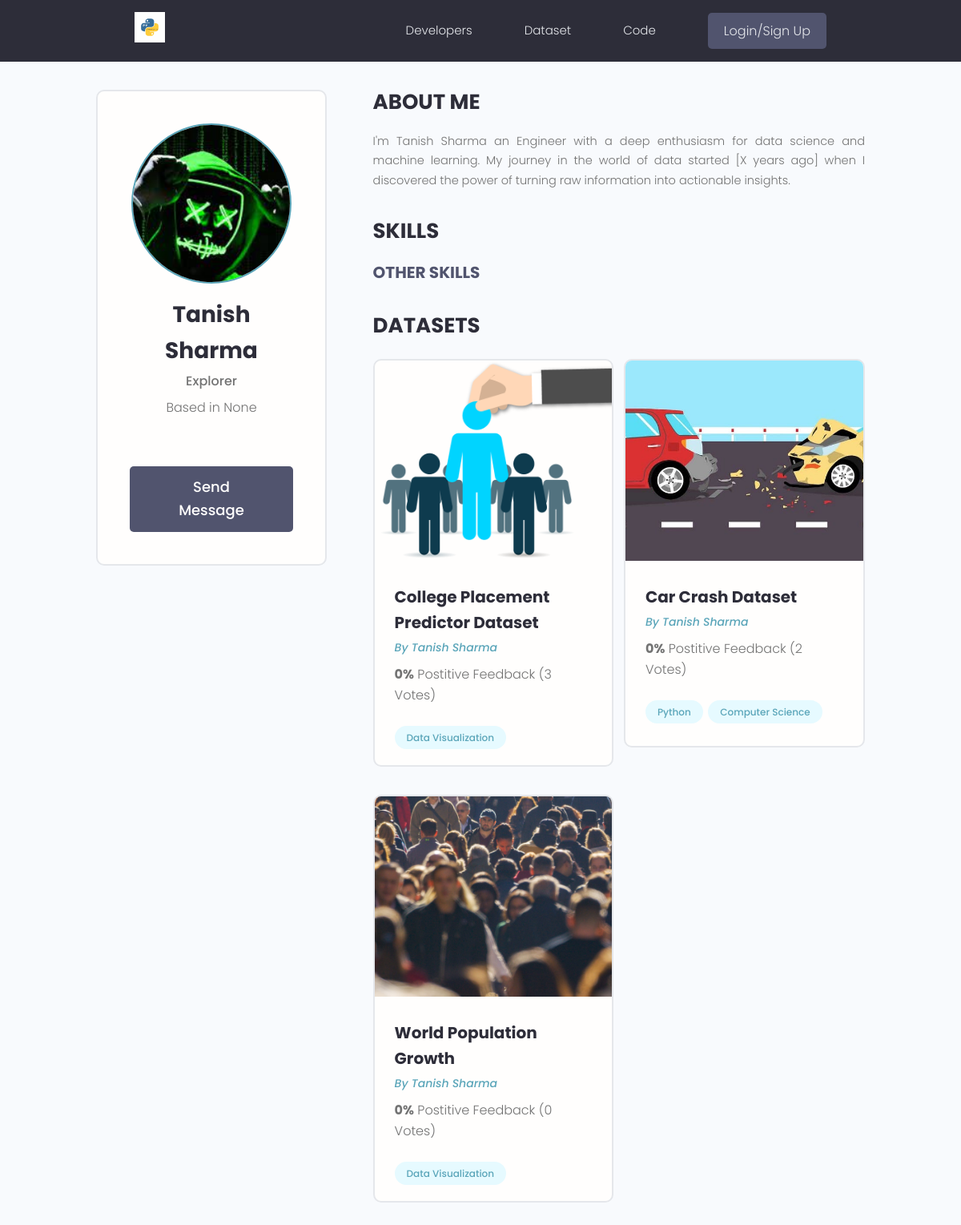
/profile/de423aa9-6fb0-40f2-9afb-f39fadffbb6d/, run on the app's committed database.
### users/models.py (models this page shows, shortened)
class Profile(models.Model):
    user = models.OneToOneField(
        User, on_delete=models.CASCADE, null=True, blank=True)
    name = models.CharField(max_length=200, blank=True, null=True)
    email = models.EmailField(max_length=500, blank=True, null=True)
    username = models.CharField(max_length=200, blank=True, null=True)
    location = models.CharField(max_length=200, blank=True, null=True)
    short_intro = models.CharField(max_length=200, blank=True, null=True)
    bio = models.TextField(blank=True, null=True)
    profile_image = models.ImageField(
        null=True, blank=True, upload_to='profiles/', default="profiles/user-default.png")
    social_github = models.CharField(max_length=200, blank=True, null=True)
    social_twitter = models.CharField(max_length=200, blank=True, null=True)
    social_linkedin = models.CharField(max_length=200, blank=True, null=True)
    social_youtube = models.CharField(max_length=200, blank=True, null=True)
    social_website = models.CharField(max_length=200, blank=True, null=True)
    created = models.DateTimeField(auto_now_add=True)
    id = models.UUIDField(default=uuid.uuid4, unique=True,
                          primary_key=True, editable=False)
    class Meta:
        ordering = ['created']
    @property
    def imageURL(self):
        try:
            url = self.profile_image.url
        except:
            url = ''
        return url

### projects/models.py (models this page shows, shortened)
class Project(models.Model):
    owner = models.ForeignKey(
        Profile, null=True, blank=True, on_delete=models.CASCADE)
    title = models.CharField(max_length=200)
    description = models.TextField(null=True, blank=True)
    featured_image = models.ImageField(
        null=True, blank=True, default="default.jpg")
    demo_link = models.CharField(max_length=2000, null=True, blank=True)
    source_link = models.CharField(max_length=2000, null=True, blank=True)
    tags = models.ManyToManyField('Tag', blank=True)
    vote_total = models.IntegerField(default=0, null=True, blank=True)
    vote_ratio = models.IntegerField(default=0, null=True, blank=True)
    created = models.DateTimeField(auto_now_add=True)
    id = models.UUIDField(default=uuid.uuid4, unique=True,
                          primary_key=True, editable=False)
    code = models.TextField(blank=True, null=True)
    class Meta:
        ordering = ['-vote_ratio', '-vote_total', 'title']
    @property
    def imageURL(self):
        try:
            url = self.featured_image.url
        except:
            url = ''
        return url

class Tag(models.Model):
    name = models.CharField(max_length=200)
    created = models.DateTimeField(auto_now_add=True)
    id = models.UUIDField(default=uuid.uuid4, unique=True,
                          primary_key=True, editable=False)
    def __str__(self):
        return self.name

### users/views.py (the view)
# urls.py: path('profile/<str:pk>/', views.userProfile, name="user-profile"),
def userProfile(request, pk):
    profile = Profile.objects.get(id=pk)
    topSkills = profile.skill_set.exclude(description__exact="")
    otherSkills = profile.skill_set.filter(description="")
    context = {'profile': profile, 'topSkills': topSkills,
               "otherSkills": otherSkills}
    return render(request, 'users/user-profile.html', context)

### users/templates/users/user-profile.html (shortened to what this page needs)
{% extends 'main.html' %}
{% block content %}
<main class="profile my-md">
    <div class="container">
        <div class="layout">
            <div class="column column--1of3">
                <div class="card text-center">
                    <div class="card__body dev">
                        <img class="avatar avatar--xl" src="{{ profile.imageURL }}" />
                        <h2 class="dev__name">{{profile.name}}</h2>
                        <p class="dev__title">{{profile.short_intro}}</p>
                        <p class="dev__location">Based in {{profile.location}}</p>
                        {% if request.user.profile.id != profile.id %}
                        <a href="{% url 'create-message' profile.id %}" class="btn btn--sub btn--lg">Send Message </a>
                        {% endif %}
                    </div>
                </div>
            </div>
            <div class="column column--2of3">
                <div class="devInfo">
                    <h3 class="devInfo__title">About Me</h3>
                    <p class="devInfo__about">{{profile.bio}}</p>
                </div>
                <div class="devInfo">
                    <h3 class="devInfo__title">Skills</h3>
                    <div class="devInfo__skills">
                        <h3 class="devInfo__subtitle">Other Skills</h3>
                    </div>
                </div>
                <div class="devInfo">
                    <h3 class="devInfo__title">Datasets</h3>
                    <div class="grid grid--two">
                        {% for project in profile.project_set.all %}
                        <div class="column">
                            <div class="card project">
                                <a href="{% url 'project' project.id %}" class="project">
                                    <img class="project__thumbnail" src="{{project.imageURL}}"
                                        alt="project thumbnail" />
                                    <div class="card__body">
                                        <h3 class="project__title">{{project.title}}</h3>
                                        <p><a class="project__author"
                                                href="{% url 'user-profile' project.owner.id %}">By
                                                {{project.owner.name}}</a>
                                        </p>
                                        <p class="project--rating">
                                            <span style="font-weight: bold;">{{project.vote_ratio}}%</span> Postitive
                                            Feedback ({{project.vote_total}} Vote{{project.vote_total|pluralize:"s"}})
                                        </p>
                                        <div class="project__tags">
                                            {% for tag in project.tags.all %}
                                            <span class="tag tag--pill tag--main">
                                                <small>{{tag}}</small>
                                            </span>
                                            {% endfor %}
                                        </div>
                                    </div>
                                </a>
                            </div>
                        </div>
                        {% endfor %}
                    </div>
                </div>
            </div>
        </div>
    </div>
</main>
{% endblock content %}

### static/styles/app.css (style rules this page uses)
:root { --color-sub: #2d2d39; }
.btn--sub { background-color: var(--color-sub-light); }
.card { border: 2px solid var(--color-light); }
img { width: 100%; }
.profile .card > .dev { padding: 4rem; }
.dev__name { color: var(--color-sub); font-size: 2.8rem; font-weight: 700; margin-top: 1rem; margin-bottom: 0.5rem; }
.dev__title { font-size: 1.6rem; font-weight: 500; line-height: 1.3; }
.dev__location { margin-top: 1rem; }
.devInfo { margin-bottom: 3rem; }
.devInfo__title, .devInfo__subtitle { font-size: 2.6rem; color: var(--color-sub); text-transform: uppercase; font-weight: 700; margin-bottom: 1.5rem; }
.devInfo__subtitle { font-size: 2rem; color: var(--color-sub-light); }
.devInfo__about, .devSkill__info { font-size: 1.45rem; line-height: 1.7; text-align: justify; }
.project__author { font-size: 1.4rem; font-style: italic; }
.project--rating { margin-bottom: 1.6em; margin-top: .5em; }
.project__thumbnail { height: 25rem; object-fit: cover; object-position: top center; }
.project__title { font-size: 2rem; font-weight: 700; color: var(--color-sub); }

### static/uikit/styles/modules/_variables.css (style rules this page uses)
:root { --color-main: #5aa5b9; --color-main-light: #e6faff; --color-sub: #3f4156; --color-sub-light: #51546e; --color-sub-lighter: #ededfd; --color-text: #737373; --color-gray: #8b8b8b; --color-light: #e5e7eb; --color-light-gray: #767676; --color-bg: #f8fafd; --color-white: #fffefd; --color-white-light: #f3f3f3; --color-success: #359e64; --color-success-bg: #def8e8; --color-error: #fc4b0b; --color-error-bg: #fff2ee; --font-base: 'Poppins', arial, helvetica, 'Segoe UI', roboto, ubuntu, sans-serif; --font-monospace: 'Fira Code', 'Courier New', courier, monospace; --font-regular: 300; --font-medium: 500; --font-bold: 700; --generic-shadow: 1px 1px 5px #00000010; --generic-transition: all 0.3s ease-in-out; }

### static/uikit/styles/modules/_base.css (style rules this page uses)
* { margin: 0; padding: 0; box-sizing: border-box; text-rendering: optimizeLegibility; color: inherit; font-size: inherit; }
html { font-size: 50%; }
@media only screen and (min-width: 480px) { html { font-size: 56.25%; } }
@media only screen and (min-width: 1200px) { html { font-size: 62.5%; } }
body { line-height: 1.6; font-weight: 400; font-size: 1.5rem; color: var(--color-text); background-color: var(--color-bg); min-height: 100vh; }

### static/uikit/styles/modules/_typography.css (style rules this page uses)
* { font-family: var(--font-base); }
h2 { font-size: 3.6rem; font-weight: var(--font-bold); }
h3 { font-size: 3.2rem; font-weight: var(--font-medium); }
p, span, strong { font-size: 1.6rem; color: var(--color-text); font-weight: var(--font-regular); }
a { padding-bottom: 2px; text-decoration: none; display: inline-block; color: var(--color-main); font-weight: var(--font-medium); }

### static/uikit/styles/modules/_utilities.css (style rules this page uses)
.container { width: 92%; max-width: 165rem; margin: 0 auto; box-sizing: border-box; }
@media screen and (min-width: 1000px) { .container { width: 90%; } }
@media screen and (min-width: 1200px) { .container { width: 80%; } }
.text-center { text-align: center; }
.my-md { margin: 3rem auto; }

### static/uikit/styles/modules/_avatar.css (style rules this page uses)
.avatar { border-radius: 50%; border: 2px solid var(--color-main); object-fit: cover; }
.avatar--xl { height: 20rem; width: 20rem; }

### static/uikit/styles/modules/_button.css (style rules this page uses)
.btn { display: inline-block; position: relative; cursor: pointer; background-color: var(--color-light); font-weight: var(--font-medium); color: var(--color-sub); text-decoration: none; padding: 1rem 2rem; border-radius: 0.5rem; border: none; width: -webkit-fit-content; width: -moz-fit-content; width: fit-content; height: -webkit-fit-content; height: -moz-fit-content; height: fit-content; font-size: 1.6rem; outline-width: 0; outline-color: transparent; -webkit-backface-visibility: hidden; backface-visibility: hidden; transition: all 0.3s ease-in-out; }
.btn--sub { background-color: var(--color-sub); color: var(--color-white); }
.btn--lg { font-size: 1.8rem; padding: 1.2rem 4.5rem; }

### static/uikit/styles/modules/_card.css (style rules this page uses)
.card { border-radius: 1rem; background-color: var(--color-white); border: 1.5px solid var(--color-light); width: auto; height: auto; margin-top: 0.5rem; margin-bottom: 0.5rem; overflow: hidden; }
.card__body, .card__header { padding: 2rem 2.5rem; }

### static/uikit/styles/modules/_grid.css (style rules this page uses)
.grid { display: flex; flex-wrap: wrap; justify-content: flex-start; align-items: stretch; }
.grid > .column { min-width: 28rem; margin-bottom: 2.5rem; }
.grid--two > .column { flex-basis: 100%; }
@media screen and (min-width: 800px) { .grid--two { margin-right: -2%; } }
@media screen and (min-width: 800px) { .grid--two > .column { margin-right: 2%; } }
@media screen and (min-width: 800px) { .grid--two > .column { flex-basis: 48%; } }

### data on the page
Profile: imageURL (picture), name "Tanish Sharma", short_intro "Explorer", location "None", bio "I'm Tanish Sharma an Engineer with a deep enthusiasm for data science and machine learning. My journey in the world of data started [X years ago] when I discovered the power of turning raw information into actionable insights."
Project: imageURL (picture), title "College Placement Predictor Dataset", owner.name "Tanish Sharma", vote_ratio "0", vote_total "3"
Tag: name "Data Visualization"
Project: imageURL (picture), title "Car Crash Dataset", owner.name "Tanish Sharma", vote_ratio "0", vote_total "2"
Tag: name "Python"
Tag: name "Computer Science"
Project: imageURL (picture), title "World Population Growth", owner.name "Tanish Sharma", vote_ratio "0", vote_total "0"
